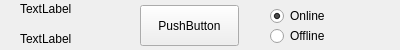
<?xml version="1.0" encoding="UTF-8"?>
<ui version="4.0">
 <class>Form</class>
 <widget class="QWidget" name="Form">
  <property name="geometry">
   <rect>
    <x>0</x>
    <y>0</y>
    <width>400</width>
    <height>50</height>
   </rect>
  </property>
  <property name="sizePolicy">
   <sizepolicy hsizetype="Fixed" vsizetype="Fixed">
    <horstretch>0</horstretch>
    <verstretch>0</verstretch>
   </sizepolicy>
  </property>
  <property name="minimumSize">
   <size>
    <width>150</width>
    <height>50</height>
   </size>
  </property>
  <property name="maximumSize">
   <size>
    <width>400</width>
    <height>150</height>
   </size>
  </property>
  <property name="baseSize">
   <size>
    <width>300</width>
    <height>300</height>
   </size>
  </property>
  <property name="windowTitle">
   <string>Form</string>
  </property>
  <widget class="QPushButton" name="btnCall">
   <property name="geometry">
    <rect>
     <x>140</x>
     <y>5</y>
     <width>99</width>
     <height>41</height>
    </rect>
   </property>
   <property name="text">
    <string>PushButton</string>
   </property>
  </widget>
  <widget class="QLabel" name="lblRegState">
   <property name="geometry">
    <rect>
     <x>20</x>
     <y>0</y>
     <width>67</width>
     <height>17</height>
    </rect>
   </property>
   <property name="text">
    <string>TextLabel</string>
   </property>
  </widget>
  <widget class="QLabel" name="lblBuddy">
   <property name="geometry">
    <rect>
     <x>20</x>
     <y>30</y>
     <width>67</width>
     <height>17</height>
    </rect>
   </property>
   <property name="text">
    <string>TextLabel</string>
   </property>
  </widget>
  <widget class="QRadioButton" name="rbOnline">
   <property name="geometry">
    <rect>
     <x>270</x>
     <y>5</y>
     <width>117</width>
     <height>22</height>
    </rect>
   </property>
   <property name="text">
    <string>Online</string>
   </property>
   <property name="checked">
    <bool>true</bool>
   </property>
  </widget>
  <widget class="QRadioButton" name="rbOffline">
   <property name="geometry">
    <rect>
     <x>270</x>
     <y>25</y>
     <width>117</width>
     <height>22</height>
    </rect>
   </property>
   <property name="text">
    <string>Offline</string>
   </property>
  </widget>
 </widget>
 <resources/>
 <connections/>
</ui>
